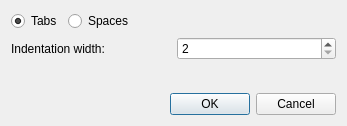
<?xml version="1.0" encoding="UTF-8"?>
<ui version="4.0">
 <class>frmIndentationMode</class>
 <widget class="QDialog" name="frmIndentationMode">
  <property name="geometry">
   <rect>
    <x>0</x>
    <y>0</y>
    <width>347</width>
    <height>126</height>
   </rect>
  </property>
  <property name="windowTitle">
   <string>Indentation</string>
  </property>
  <property name="windowIcon">
   <iconset resource="resources.qrc">
    <normaloff>:/icons/notepadng/scalable/notepadng.svg</normaloff>:/icons/notepadng/scalable/notepadng.svg</iconset>
  </property>
  <layout class="QVBoxLayout" name="verticalLayout">
   <item>
    <layout class="QHBoxLayout" name="horizontalLayout_2">
     <item>
      <widget class="QRadioButton" name="radTabs">
       <property name="text">
        <string>Tabs</string>
       </property>
       <property name="checked">
        <bool>true</bool>
       </property>
      </widget>
     </item>
     <item>
      <widget class="QRadioButton" name="radSpaces">
       <property name="text">
        <string>Spaces</string>
       </property>
      </widget>
     </item>
     <item>
      <spacer name="horizontalSpacer">
       <property name="orientation">
        <enum>Qt::Horizontal</enum>
       </property>
       <property name="sizeHint" stdset="0">
        <size>
         <width>40</width>
         <height>20</height>
        </size>
       </property>
      </spacer>
     </item>
    </layout>
   </item>
   <item>
    <layout class="QHBoxLayout" name="horizontalLayout">
     <item>
      <widget class="QLabel" name="label">
       <property name="text">
        <string>Indentation width:</string>
       </property>
      </widget>
     </item>
     <item>
      <widget class="QSpinBox" name="txtLanguages_TabSize">
       <property name="minimum">
        <number>2</number>
       </property>
       <property name="maximum">
        <number>50</number>
       </property>
      </widget>
     </item>
    </layout>
   </item>
   <item>
    <spacer name="verticalSpacer">
     <property name="orientation">
      <enum>Qt::Vertical</enum>
     </property>
     <property name="sizeType">
      <enum>QSizePolicy::MinimumExpanding</enum>
     </property>
     <property name="sizeHint" stdset="0">
      <size>
       <width>20</width>
       <height>10</height>
      </size>
     </property>
    </spacer>
   </item>
   <item>
    <widget class="QDialogButtonBox" name="buttonBox">
     <property name="standardButtons">
      <set>QDialogButtonBox::Cancel|QDialogButtonBox::Ok</set>
     </property>
    </widget>
   </item>
  </layout>
 </widget>
 <resources>
  <include location="resources.qrc"/>
 </resources>
 <connections/>
</ui>
